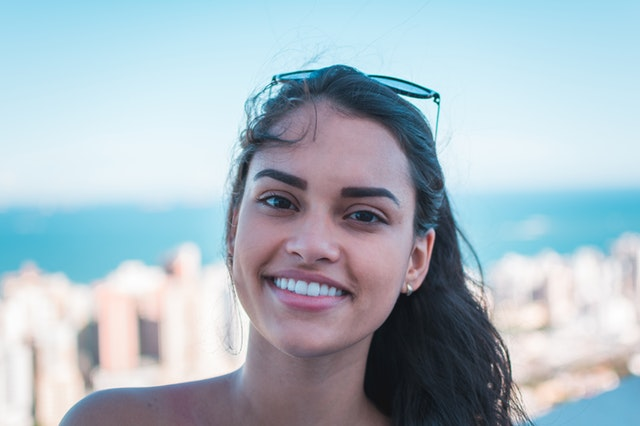
#> input picture python_opencv_project/14_15_16_17_18_OpenCV_uygulamalar/test_images/smile.jpg, 640 x 426 px, found by its file name
$ python 6_goruntuleri_karistirmak.py
#> lines starting #> are read from the running program, lines starting #| are printed output that depends on the picture; pictures that were not available may be replaced by others from this repository, and a replacement may not be noted
import cv2
import matplotlib.pyplot as plt

# karıştırma
img1 = cv2.imread(r"C:\Users\seyma\Desktop\media\smile.jpg")
#> img1 is the input picture: shape (426, 640, 3); mean B, G, R 195.2, 185.1, 169.2
img1 = cv2.cvtColor(img1, cv2.COLOR_BGR2RGB)
img2 = cv2.imread(r"C:\Users\seyma\Desktop\media\at.jpg")
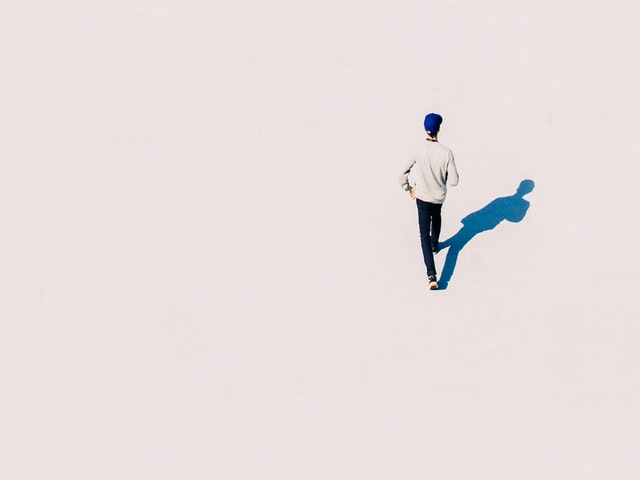
#> input picture python_opencv_project/14_15_16_17_18_OpenCV_uygulamalar/test_images/body.jpg, 640 x 480 px, given in place of at.jpg, which was not available
#> img2 is the input picture: shape (480, 640, 3); mean B, G, R 224.1, 225, 232.8
img2 = cv2.cvtColor(img2, cv2.COLOR_BGR2RGB)

plt.figure()
plt.imshow(img1)


plt.figure()
plt.imshow(img2)

print(img1.shape)
#| (426, 640, 3)
print(img2.shape)
#| (480, 640, 3)

img1 = cv2.resize(img1, (600,600))
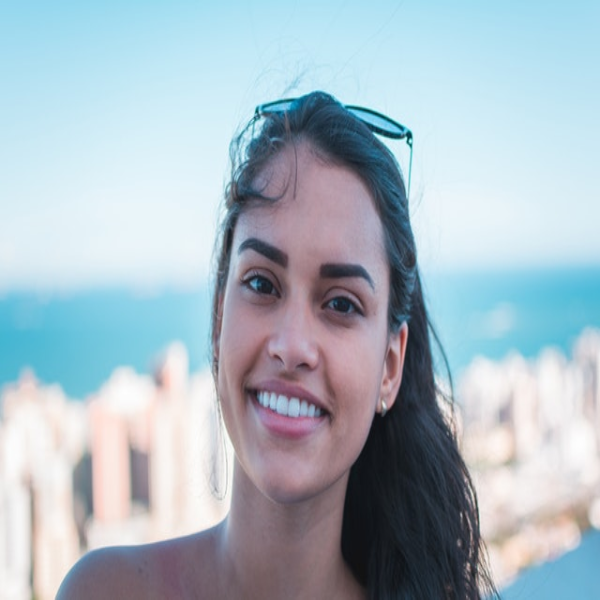
#> img1: shape (600, 600, 3); mean R, G, B 169.1, 185, 195.1
print(img1.shape)
#| (600, 600, 3)

img2 = cv2.resize(img2, (600,600))
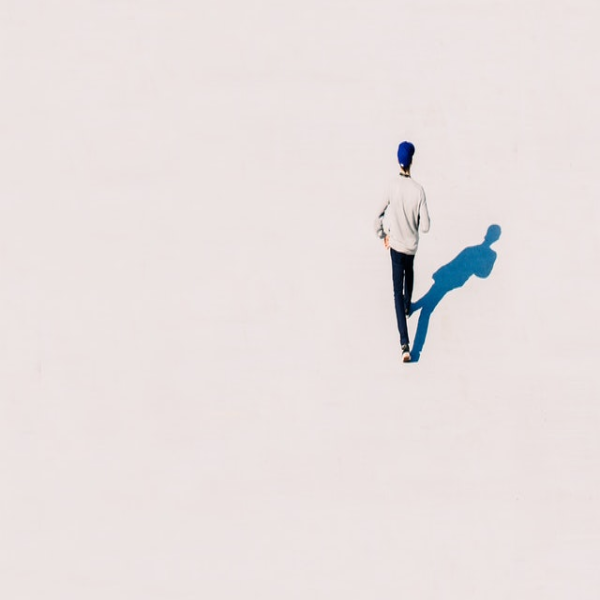
#> img2: shape (600, 600, 3); mean R, G, B 232.8, 225, 224
print(img2.shape)
#| (600, 600, 3)

plt.figure()
plt.imshow(img1)

plt.figure()
plt.imshow(img2)

# karıştırılmış resim = alpha*img1 + beta*img2
blended = cv2.addWeighted(src1 = img1, alpha =0.5, src2= img2, beta = 0.5, gamma = 0)
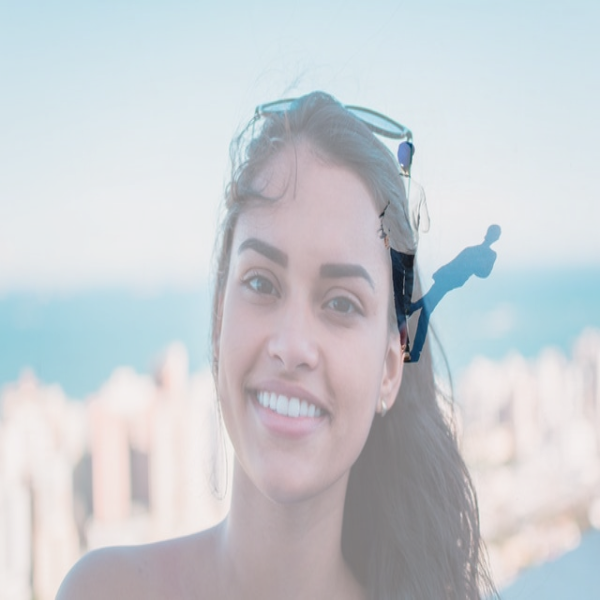
#> blended: shape (600, 600, 3); mean R, G, B 200.9, 205, 209.5
plt.figure()
plt.imshow(blended)
plt.show()
